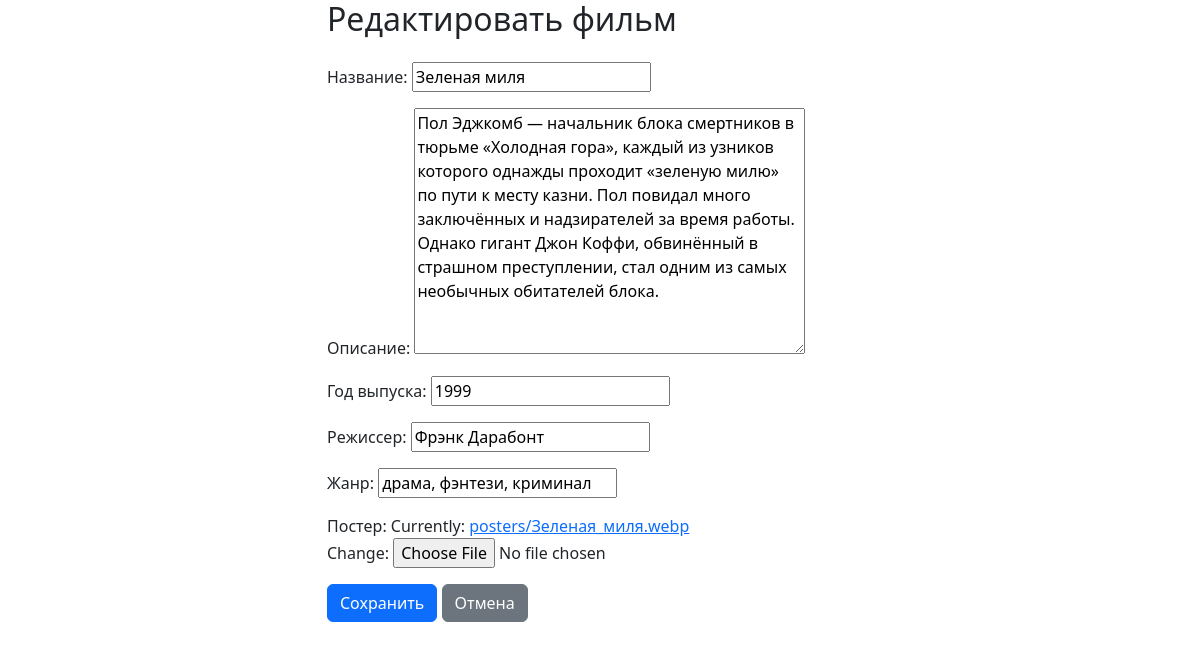
/films/3/edit/, run on the app's committed database.
### movies/models.py (models this page shows, shortened)
class Film(models.Model):
    title = models.CharField(max_length=255, verbose_name='Название')
    description = models.TextField(verbose_name='Описание')
    release_year = models.IntegerField(verbose_name='Год выпуска')
    director = models.CharField(max_length=255, verbose_name='Режиссер')
    genre = models.CharField(max_length=100, verbose_name='Жанр')
    poster = models.ImageField(upload_to='posters/', verbose_name='Постер')

### movies/views.py (the view)
# urls.py: path('films/<int:pk>/edit/', FilmUpdateView.as_view(), name='film-edit'),  # Страница редактирования фильма
class FilmUpdateView(UpdateView):
    model = Film
    form_class = FilmForm
    template_name = 'movies/film_form.html'
    success_url = reverse_lazy('film-list')

### movies/forms.py
class FilmForm(forms.ModelForm):
    class Meta:
        model = Film
        fields = ['title', 'description', 'release_year', 'director', 'genre', 'poster']

### movies/templates/movies/film_form.html (shortened to what this page needs)
{% extends "base.html" %}
{% block content %}
    <div class="row justify-content-center">
        <div class="col-md-6">
            <h2>{% if film %}Редактировать фильм{% else %}Добавить фильм{% endif %}</h2>
            <form method="POST" enctype="multipart/form-data" class="mt-4">
                {{ form.as_p }}
                <button type="submit" class="btn btn-primary">Сохранить</button>
                <a href="{% url 'film-list' %}" class="btn btn-secondary">Отмена</a>
            </form>
        </div>
    </div>
{% endblock %}

### movies/templates/base.html (shortened to what this page needs)
<!DOCTYPE html>
<html lang="en">
<head>
    <link href="https://cdn.jsdelivr.net/npm/bootstrap@5.3.0-alpha1/dist/css/bootstrap.min.css" rel="stylesheet">
</head>
<body>
    <div class="container">
        {% block content %}
        {% endblock %}
    </div>
</body>
</html>

### data on the page
Film: title "Зеленая миля", description "Пол Эджкомб — начальник блока смертников в тюрьме «Холодная гора», каждый из узников которого однажды проходит «зеленую милю» по пути к месту казни. Пол повидал много заключённых и надзирателей за время работы. Однако гигант Джон Коффи, обвинённый в страшном преступлении, стал одним из самых необычных обитателей блока.", release_year "1999", director "Фрэнк Дарабонт", genre "драма, фэнтези, криминал"
